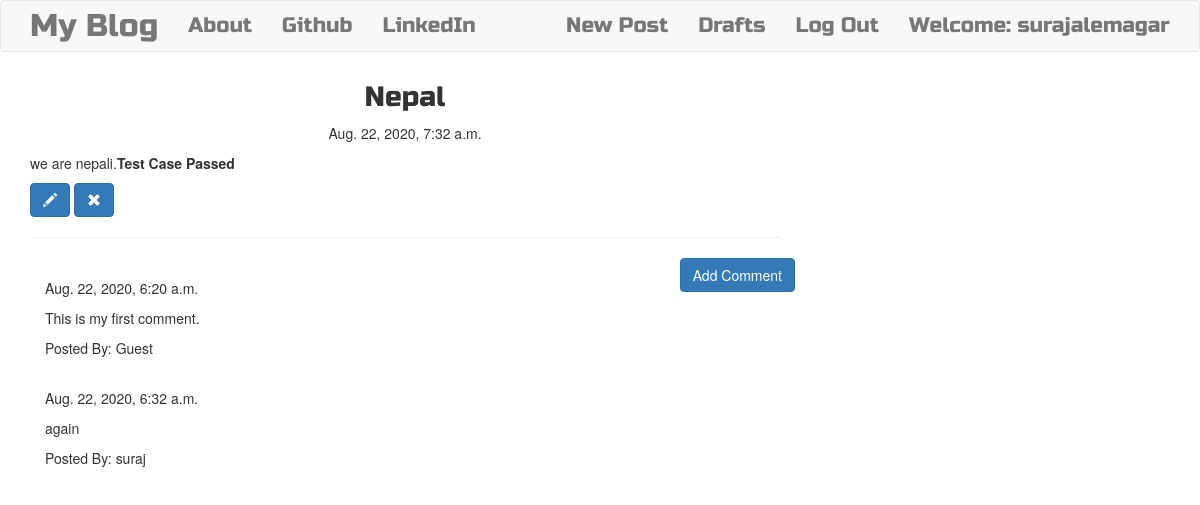
The app's page /post/1/ (signed in) with its own data.
### blog/models.py (models this page shows, shortened)
class Post(models.Model):
    author=models.ForeignKey('auth.User',on_delete=models.CASCADE)
    title=models.CharField(max_length=256)
    text=models.TextField()
    created_date=models.DateTimeField(default=timezone.now)
    published_date=models.DateTimeField(blank=True,null=True)

class Comment(models.Model):
    post=models.ForeignKey('blog.post',related_name='comments',on_delete=models.CASCADE)
    author=models.CharField(max_length=256)
    text=models.TextField()
    created_date=models.DateTimeField(default=timezone.now)
    approved_comment=models.BooleanField(default=False)

### blog/views.py (the view)
# urls.py: path(r'post/<int:pk>/',views.PostDetailView.as_view(),name='post_detail'),
class PostDetailView(DetailView):
    model=Post

### blog/templates/blog/post_detail.html (shortened to what this page needs)
{% extends "blog/base.html" %}
{% block content %}
<h1 class="posttitle">{{ post.title }}</h1>
{% if post.published_date %}
<div class="date postdate">
    {{ post.published_date }}
</div>
{% else %}
<a class="btn btn-success" href="{% url 'post_publish' pk=post.pk %}">Publish</a>
{% endif %}
<p class="postcontent">{{ post.text|safe|linebreaksbr }}</p>
{% if user.is_authenticated %}
    <a class='btn btn-primary' href="{% url 'post_edit' pk=post.pk %}"><span  class="glyphicon glyphicon-pencil"></span></a>
    <a class='btn btn-primary' href="{% url 'post_remove' pk=post.pk %}"><span  class="glyphicon glyphicon-remove"></span></a>
{% endif %}
<hr>
<a class="btn btn-primary btn-comment" href="{% url 'add_comment_to_post' pk=post.pk %}">Add Comment</a>
<div class="container">
    {% for comment in post.comments.all %}
        <br>
        {% if user.is_authenticated or comment.approved_comment %}
            {{ comment.created_date }}
            <p>{{ comment.text|safe|linebreaks }}</p>
            <p>Posted By: {{ comment.author }}</p>
        {% endif %}
        {% empty %}
        <p>No Comments</p>
    {% endfor %}
</div>
{% endblock %}

### blog/templates/blog/base.html (shortened to what this page needs)
<!DOCTYPE html>
{% load static %}
<html lang="en">
<head>
    <link rel="stylesheet" href="https://stackpath.bootstrapcdn.com/bootstrap/3.4.1/css/bootstrap.min.css">
<link rel="stylesheet" href="//cdn.jsdelivr.net/npm/medium-editor@latest/dist/css/medium-editor.min.css" type="text/css" media="screen" charset="utf-8">
<link rel="stylesheet" href="{% static 'css/blog.css' %}">
</head>
<body class="loader">
    <nav class="navbar navbar-default techfont custom-navbar">
        <div class="container">
            <ul class="nav navbar-nav">
                <li><a class="navbar-brand bigbrand" href="{% url 'post_list' %}">My Blog</a></li>
                <li><a href="{% url 'about' %}">About</a></li>
                <li><a href="https://www.github.com">Github</a></li>
                <li><a href="https://www.linkedin.com">LinkedIn</a></li>
            </ul>
            <ul class="nav navbar-nav navbar-right">
                {% if user.is_authenticated %}
                <li><a href="{% url 'post_new' %}">New Post</a></li>
                <li><a href="{% url 'post_draft_list' %}">Drafts</a></li>
                <li><a href="{% url 'logout' %}">Log Out</a></li>
                <li><a href="">Welcome: {{ user.username }}</a></li>
                {% else %}
                <li><a class="nav navbar-right" href="{% url 'login' %}"><span class="glyphicon glyphicon-user"></span></a></li>
                {% endif %}
            </ul>
        </div>
    </nav>
    <div class="content container">
        <div class="row">
            <div class="col-md-8">
                <div class=""blog_posts>
                    {% block content %}
                    {% endblock %}
                </div>
            </div>
        </div>
    </div>
</body>
</html>

### blog/static/css/blog.css (style rules this page uses)
.techfont { font-family: 'Russo One',sans-serif; font-size: 1.5em; margin-bottom: 10px; }
.bigbrand { font-size: 1.5em; }
.postdate { text-align: center; }
.posttitle { font-family: 'Russo One',sans-serif; font-size: 2em; text-align: center; }
.postcontent { font-family: 'Montserrat'; font-size: 1.5em; }
.btn-comment { position: absolute; right: 0px; }
.loader { filter:hue-rotate(0deg); color:linear-gradient(45deg,#0f8,#08f); animation:hue 10000ms infinite linear; }

### records on screen
Post: title "Nepal", published_date "Aug. 22, 2020, 7:32 a.m.", text "we are nepali. Test Case Passed"
Comment: created_date "Aug. 22, 2020, 6:20 a.m.", text "This is my first comment.", author "Guest"
Comment: created_date "Aug. 22, 2020, 6:32 a.m.", text "again", author "suraj"

### other values on screen
{{ user.username }} "surajalemagar"
